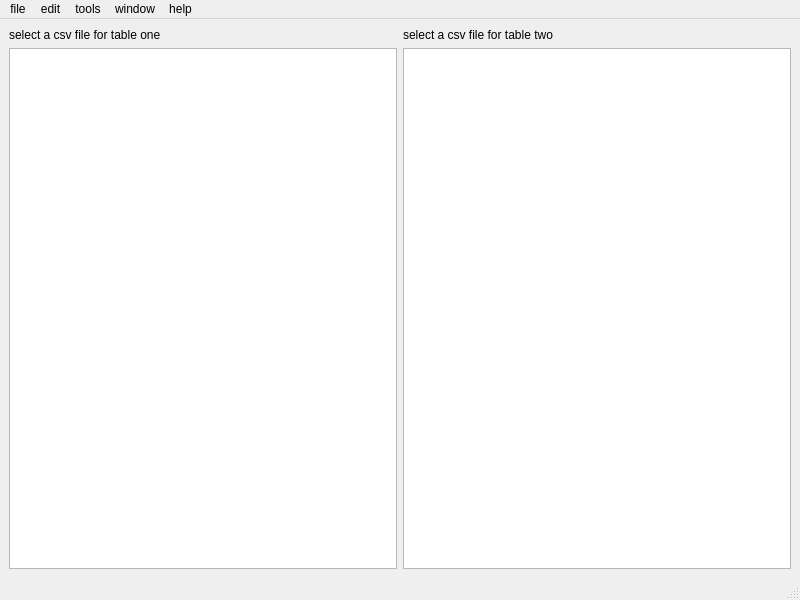
<?xml version="1.0" encoding="UTF-8"?>
<ui version="4.0">
 <class>MainWindow</class>
 <widget class="QMainWindow" name="MainWindow">
  <property name="geometry">
   <rect>
    <x>0</x>
    <y>0</y>
    <width>800</width>
    <height>600</height>
   </rect>
  </property>
  <property name="windowTitle">
   <string>MainWindow</string>
  </property>
  <widget class="QWidget" name="centralwidget">
   <layout class="QGridLayout" name="gridLayout">
    <item row="2" column="0">
     <widget class="QTableView" name="tableView"/>
    </item>
    <item row="2" column="1">
     <widget class="QTableView" name="tableView_2"/>
    </item>
    <item row="1" column="0">
     <widget class="QLabel" name="label">
      <property name="text">
       <string>select a csv file for table one</string>
      </property>
     </widget>
    </item>
    <item row="1" column="1">
     <widget class="QLabel" name="label_2">
      <property name="text">
       <string>select a csv file for table two</string>
      </property>
     </widget>
    </item>
   </layout>
  </widget>
  <widget class="QMenuBar" name="menubar">
   <property name="geometry">
    <rect>
     <x>0</x>
     <y>0</y>
     <width>800</width>
     <height>20</height>
    </rect>
   </property>
   <widget class="QMenu" name="menufile">
    <property name="title">
     <string>file</string>
    </property>
   </widget>
   <widget class="QMenu" name="menuedit">
    <property name="title">
     <string>edit</string>
    </property>
   </widget>
   <widget class="QMenu" name="menutools">
    <property name="title">
     <string>tools</string>
    </property>
   </widget>
   <widget class="QMenu" name="menuwindow">
    <property name="title">
     <string>window</string>
    </property>
   </widget>
   <widget class="QMenu" name="menuhelp">
    <property name="title">
     <string>help</string>
    </property>
   </widget>
   <addaction name="menufile"/>
   <addaction name="menuedit"/>
   <addaction name="menutools"/>
   <addaction name="menuwindow"/>
   <addaction name="menuhelp"/>
  </widget>
  <widget class="QStatusBar" name="statusbar"/>
 </widget>
 <resources/>
 <connections/>
</ui>
